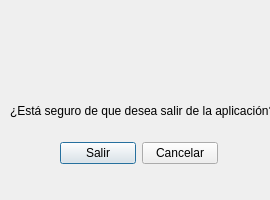
<?xml version="1.0" encoding="UTF-8"?>
<ui version="4.0">
 <class>dlgSalir</class>
 <widget class="QDialog" name="dlgSalir">
  <property name="geometry">
   <rect>
    <x>0</x>
    <y>0</y>
    <width>270</width>
    <height>200</height>
   </rect>
  </property>
  <property name="minimumSize">
   <size>
    <width>270</width>
    <height>20</height>
   </size>
  </property>
  <property name="maximumSize">
   <size>
    <width>270</width>
    <height>200</height>
   </size>
  </property>
  <property name="windowTitle">
   <string>Dialog</string>
  </property>
  <widget class="QLabel" name="labelSalir">
   <property name="geometry">
    <rect>
     <x>10</x>
     <y>90</y>
     <width>271</width>
     <height>41</height>
    </rect>
   </property>
   <property name="font">
    <font>
     <pointsize>9</pointsize>
    </font>
   </property>
   <property name="text">
    <string>¿Está seguro de que desea salir de la aplicación?</string>
   </property>
  </widget>
  <widget class="QLabel" name="labelImagen">
   <property name="geometry">
    <rect>
     <x>100</x>
     <y>20</y>
     <width>71</width>
     <height>71</height>
    </rect>
   </property>
   <property name="font">
    <font>
     <pointsize>12</pointsize>
    </font>
   </property>
   <property name="text">
    <string/>
   </property>
   <property name="pixmap">
    <pixmap>../img/advertencia.PNG</pixmap>
   </property>
   <property name="scaledContents">
    <bool>true</bool>
   </property>
  </widget>
  <widget class="QWidget" name="layoutWidget">
   <property name="geometry">
    <rect>
     <x>60</x>
     <y>140</y>
     <width>158</width>
     <height>26</height>
    </rect>
   </property>
   <layout class="QHBoxLayout" name="horizontalLayout">
    <item>
     <widget class="QPushButton" name="buttonSalir">
      <property name="text">
       <string>Salir</string>
      </property>
     </widget>
    </item>
    <item>
     <widget class="QPushButton" name="buttonCancelar">
      <property name="text">
       <string>Cancelar</string>
      </property>
     </widget>
    </item>
   </layout>
  </widget>
 </widget>
 <resources/>
 <connections/>
</ui>
